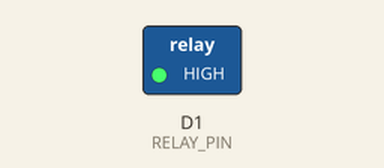
Simulated run of this sketch. Board: ESP8266 (NodeMCU). Shown: switched loads named in the sketch (green lamp = pin HIGH). Dashed ring = blinking.

Above: at 0.2 s.
Timing chart, 0 to 3.0 s (numbered marks = the images above):
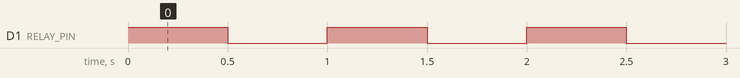

Measured:
- by itself, D1 (RELAY_PIN): alternates HIGH for 0.50 s and LOW for 0.50 s

The sketch:

relay.ino
```cpp
#define SERIAL_BAUDRATE	115200
#define RELAY_PIN		D1

void
setup()
{
	pinMode(RELAY_PIN, OUTPUT);
}

void
loop()
{
	digitalWrite(RELAY_PIN, HIGH);
	delay(500);
	digitalWrite(RELAY_PIN, LOW);
	delay(500);
}
```
